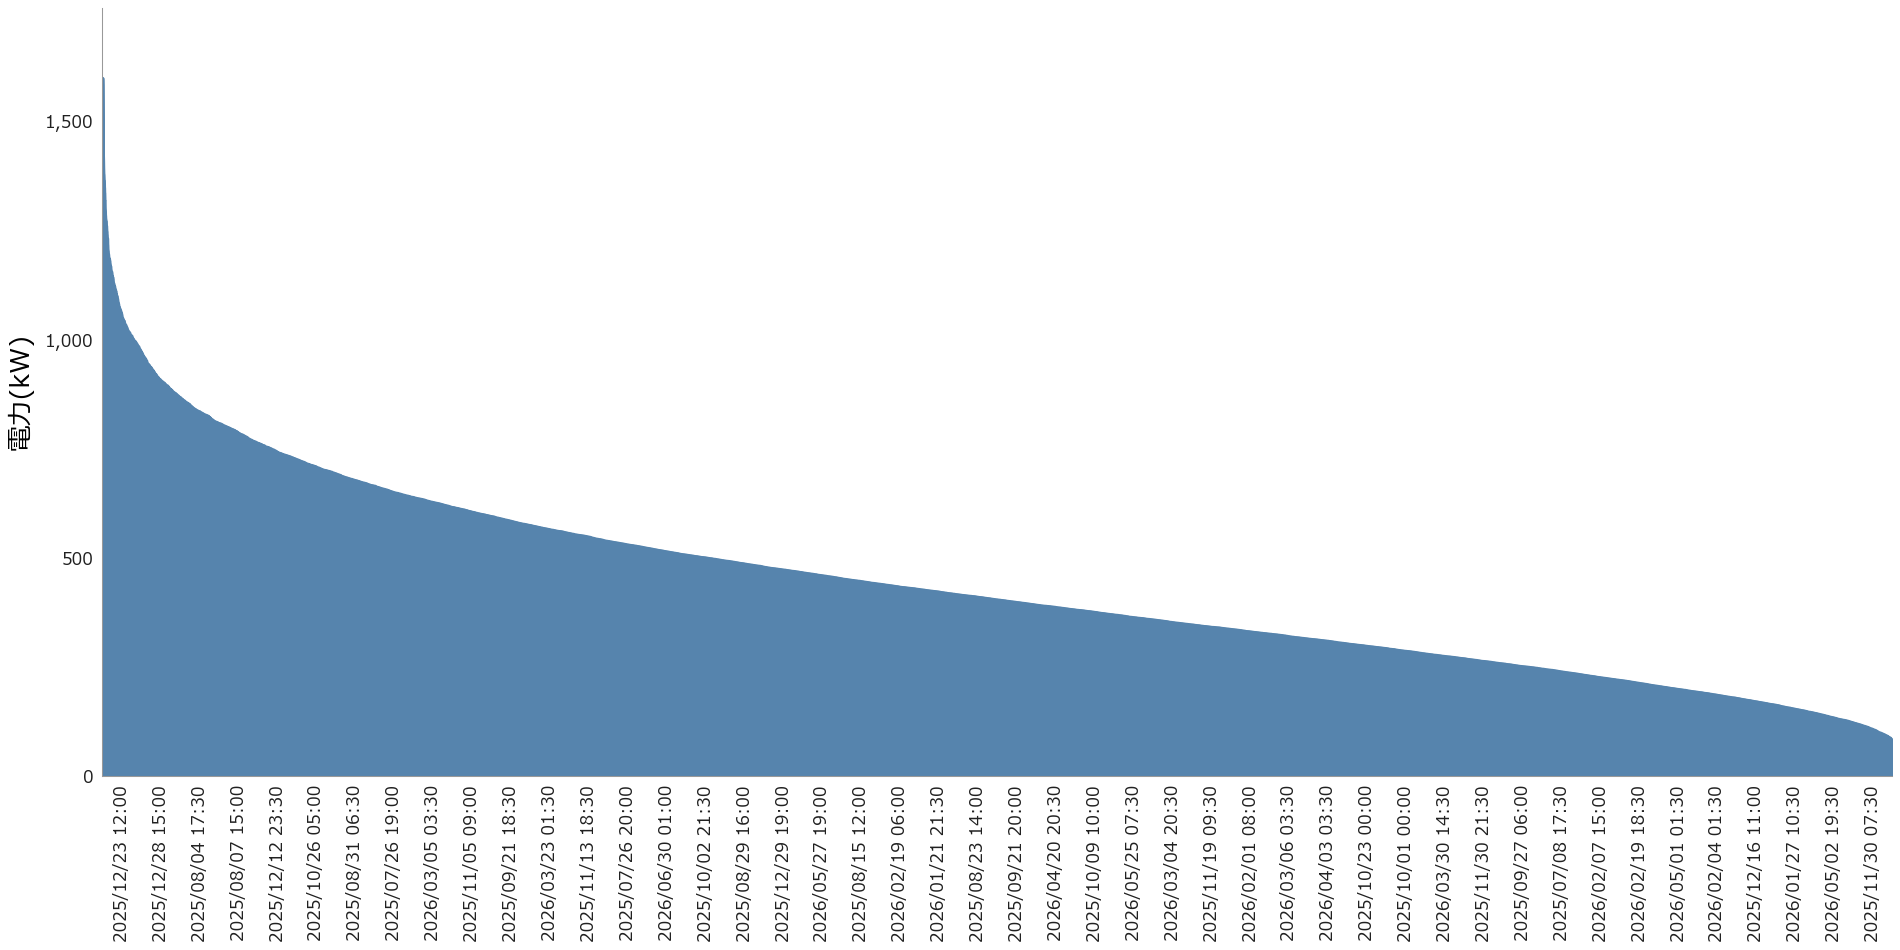

Write Python code to recreate this figure.
"""No.6のデュレーションカーブだけを作成する単独プログラム。

必要なライブラリ: numpy、matplotlib（Python 3.12で実行可能）。
例: python duration_curve.py --max-kw 1600 --month 2026-06
メイリオはWindowsで自動検出する。他の環境では--fontで指定する。
"""

import argparse
from datetime import datetime, timedelta
import os
from pathlib import Path

import matplotlib

matplotlib.use("Agg")  # 画面のない環境でも画像を生成する。
import matplotlib.pyplot as plt
from matplotlib import font_manager
from matplotlib.ticker import FuncFormatter, MaxNLocator
import numpy as np


def make_sample_data(max_kw, month="2026-06", seed=42):
    """指定月を含む12か月の30分データを自動生成する。

    架空データを乱数で作り、最大値がmax_kwになるよう全体を調整する。
    seedが同じなら同じデータになる。うるう年も期間から件数を計算する。

    Args:
        max_kw (float): 生成するデータの最大電力（kW）。有限の正数。
        month (str): レポート対象月。YYYY-MM形式。
        seed (int): 乱数のシード。0以上の整数。

    Returns:
        tuple[list[datetime], numpy.ndarray]: 時系列順の開始日時と電力（kW）。

    Raises:
        ValueError: 最大電力、対象月、シードが不正な場合。
    """
    if not np.isfinite(max_kw) or max_kw <= 0:
        raise ValueError("最大電力は0より大きい有限の数値にしてください")
    target = datetime.strptime(month, "%Y-%m")
    # 翌月1日を終端にし、そこから12か月前を始端にする。終端は含めない。
    end = datetime(target.year + target.month // 12, target.month % 12 + 1, 1)
    start = end.replace(year=end.year - 1)
    count = (end - start).days * 48
    timestamps = [start + timedelta(minutes=30 * i) for i in range(count)]
    samples = np.random.default_rng(seed).weibull(1.7, count) + 0.2
    power = samples / samples.max() * max_kw
    return timestamps, power


def draw_duration_curve(timestamps, power, font=None):
    """縦軸・横軸を含むデュレーションカーブだけを描画する。

    電力降順、同値なら日時昇順に並べる。全順位を46区間に等分し、
    各区間の中央の実データの日時を横軸に表示する。偶数件なら中央2件の
    左側を採用する。日時は時系列順ではなく、その電力順位の発生日時。

    Args:
        timestamps (list[datetime]): 30分枠の開始日時。
        power (numpy.ndarray): 日時と対応する平均電力（kW）。
        font (str | Path | None): メイリオのフォントファイル。
            省略時はWindowsの標準配置または登録済みのメイリオを使用する。

    Returns:
        matplotlib.figure.Figure: グラフだけのFigure。保存とcloseは呼び出し側で行う。

    Raises:
        ValueError: 電力に欠損・負数がある、または件数が不正な場合。
        FileNotFoundError: 指定したフォントファイルが存在しない場合。
        RuntimeError: メイリオが見つからない場合。
    """
    power = np.asarray(power, dtype=float)
    if power.ndim != 1 or len(power) < 2 or len(timestamps) != len(power):
        raise ValueError("日時と電力は同じ件数で、2件以上にしてください")
    if not np.isfinite(power).all() or (power < 0).any():
        raise ValueError("電力は欠損のない、0以上の有限の数値にしてください")

    if font is None:
        candidate = Path(os.environ.get("WINDIR", "C:/Windows")) / "Fonts/meiryo.ttc"
        if candidate.is_file():
            font = candidate
        else:
            try:
                font = font_manager.findfont("Meiryo", fallback_to_default=False)
            except ValueError as error:
                raise RuntimeError(
                    "メイリオがありません。--fontでフォントを指定してください"
                ) from error
    if not Path(font).is_file():
        raise FileNotFoundError(font)
    font_props = font_manager.FontProperties(fname=str(font))

    # 電力と日時を一緒に並べ替え、両者の対応を保持する。
    dates = np.asarray(timestamps, dtype="datetime64[us]")
    order = np.lexsort((dates, -power))
    ordered_power = power[order]
    groups = np.array_split(np.arange(len(power)), min(46, len(power)))
    centers = np.array([group[(len(group) - 1) // 2] for group in groups])
    labels = [timestamps[order[i]].strftime("%Y/%m/%d %H:%M") for i in centers]
    ranks = np.arange(1, len(power) + 1)

    # 帳票と同じ配色。見出し・順位表・助言枠は描かず、グラフだけを作る。
    fig, ax = plt.subplots(figsize=(10, 5), layout="constrained")
    ax.fill_between(ranks, ordered_power, color="#5684ad")
    ax.plot(ranks, ordered_power, color="#5684ad", linewidth=0.4)
    ax.set_xlim(1, len(power))
    ax.set_ylim(0, max(1, ordered_power.max()) * 1.1)
    ax.set_ylabel("電力(kW)", fontproperties=font_props, fontsize=10)
    ax.set_xticks(centers + 1, labels, rotation=90, fontsize=6.5)
    ax.yaxis.set_major_formatter(FuncFormatter(lambda value, _: f"{value:,.0f}"))
    ax.yaxis.set_major_locator(MaxNLocator(nbins=4))
    ax.tick_params(length=0, labelsize=6.5, colors="#202020")
    for label in ax.get_xticklabels() + ax.get_yticklabels():
        label.set_fontproperties(font_props)
        label.set_fontsize(6.5)
    ax.spines[["top", "right"]].set_visible(False)
    for side in ("left", "bottom"):
        ax.spines[side].set_color("#999999")
        ax.spines[side].set_linewidth(0.4)
    return fig


def main():
    """最大電力・対象月を受け取り、グラフをPNG画像として保存する。"""
    parser = argparse.ArgumentParser(description=__doc__)
    parser.add_argument("--max-kw", type=float, default=1600, help="最大電力（kW）")
    parser.add_argument("--month", default="2026-06", help="対象月（YYYY-MM）")
    parser.add_argument("--seed", type=int, default=42, help="乱数のシード")
    parser.add_argument("--font", type=Path, help="例: C:/Windows/Fonts/meiryo.ttc")
    parser.add_argument("--output", type=Path, default=Path("duration_curve.png"))
    args = parser.parse_args()
    timestamps, power = make_sample_data(args.max_kw, args.month, args.seed)
    fig = draw_duration_curve(timestamps, power, args.font)
    try:
        args.output.parent.mkdir(parents=True, exist_ok=True)
        fig.savefig(args.output, format="png", dpi=190, facecolor="white")
    finally:
        plt.close(fig)
    print(
        f"画像: {args.output.resolve()} / {len(power):,}コマ / 最大電力: {power.max():g}kW"
    )


if __name__ == "__main__":
    main()
